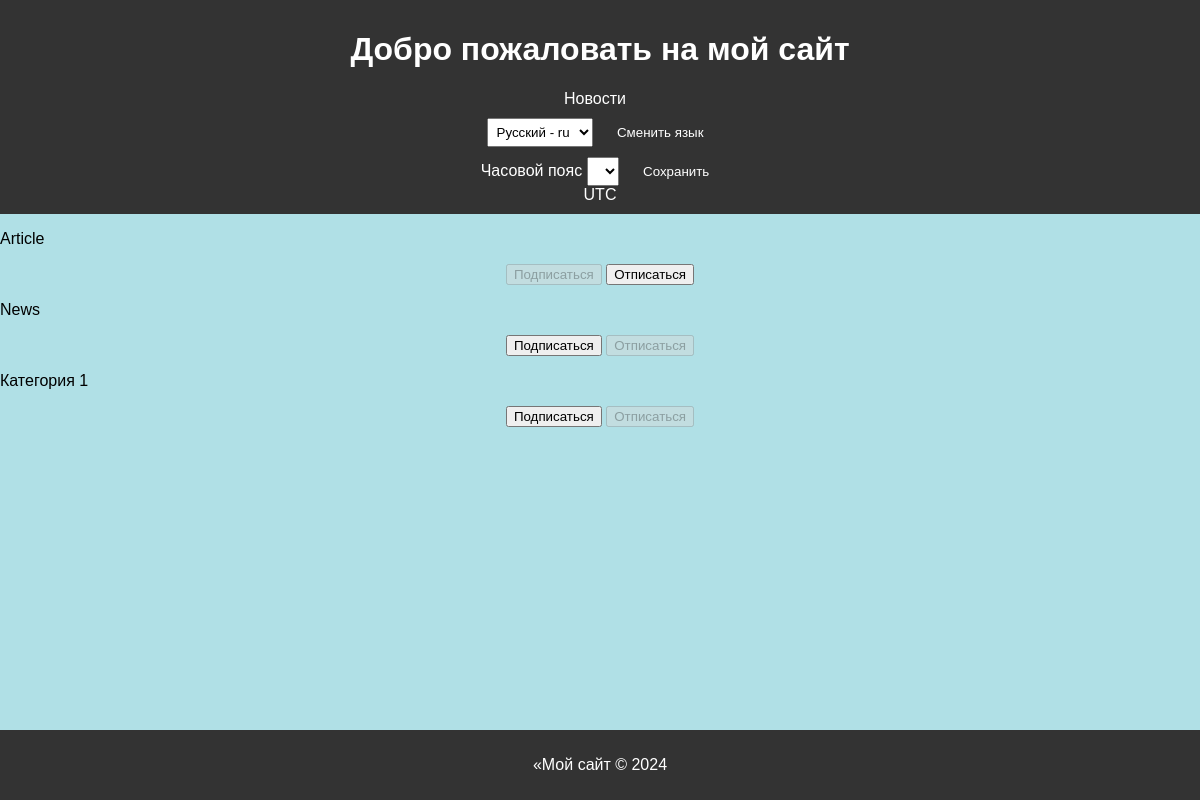
The app's page /subscriptions/ (signed in) with its own data.
### newsapp/models.py (models this page shows, shortened)
class Category(models.Model):
    name = models.CharField(max_length=100, unique=True)
    subscribers = models.ManyToManyField(User, blank=True, related_name='categories')

### newsapp/views.py (the view, shortened to what this page needs)
# urls.py: path('subscriptions/', subscriptions, name='subscriptions'),
@login_required
@csrf_protect
def subscriptions(request):
    categories_with_subscriptions = Category.objects.annotate(
        user_subscribed=Exists(
            Subscriber.objects.filter(
                user=request.user,
                category=OuterRef('pk'),
            )
        )
    ).order_by('name')
    return render(
        request,
        'subscriptions.html',
        {'categories': categories_with_subscriptions},
    )

### newsapp/templates/subscriptions.html (shortened to what this page needs)
{% extends 'default.html' %}
{% load i18n %}
{% block content %}
    {% for category in categories %}
        <p>
            {{ category.name }}
            <form method="post">
                {% if category.user_subscribed %}
                    <button disabled>{% trans "Подписаться" %}</button>
                    <button name="action" value="unsubscribe">{% trans "Отписаться" %}</button>
                {% else %}
                    <button name="action" value="subscribe">{% trans "Подписаться" %}</button>
                    <button disabled>{% trans "Отписаться" %}</button>
                {% endif %}
            </form>
        </p>
    {% endfor %}
{% endblock content %}

### newsapp/static/css/styles.css (style rules this page uses)
body { font-family: Arial, sans-serif; margin: 0; padding: 0; }
body.light-theme { background-color: powderblue; }
form { margin-top: 10px; text-align: center; }

### records on screen
Category: name "Article"
Category: name "News"
Category: name "Категория 1"

### other values on screen
{{ TIME_ZONE }} "UTC"
form field language "Русский - ru"
